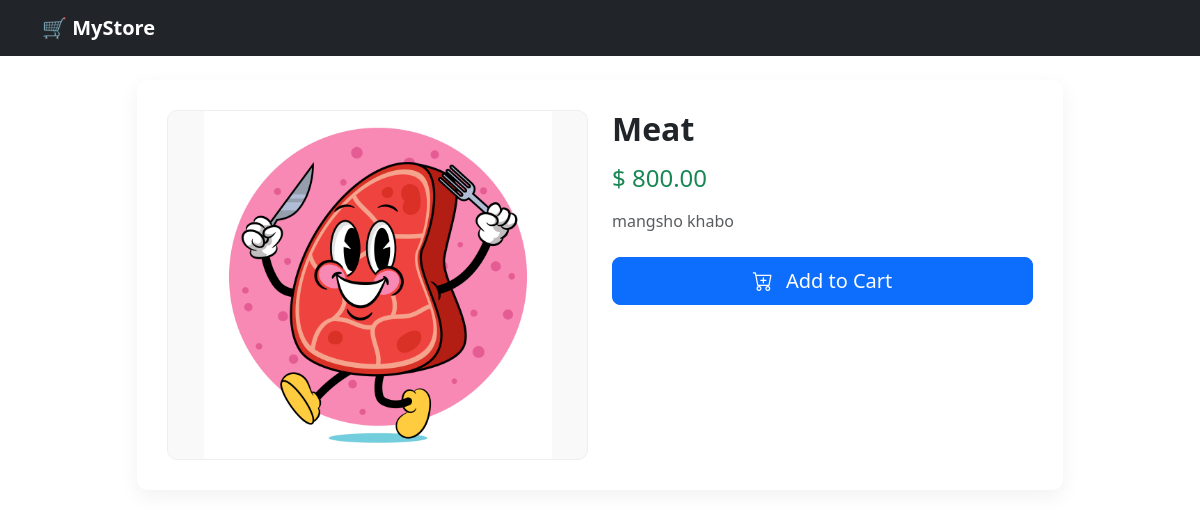
Screenshot of /product/2/ with the database file from the repository.
### store/models.py (models this page shows, shortened)
class Product(models.Model):
    name = models.CharField(max_length=255)
    description = models.TextField()
    price = models.DecimalField(max_digits=10, decimal_places=2)
    image = models.ImageField(upload_to='product_images/')
    created_at = models.DateTimeField(auto_now_add=True)

### store/views.py (the view)
# urls.py: path('product/<int:pk>/', views.product_detail, name='product_detail'),
def product_detail(request, pk):
    product = get_object_or_404(Product, pk=pk)
    return render(request, 'store/product_detail.html', {'product': product})

### store/templates/store/product_detail.html (shortened to what this page needs)
{% extends 'store/base.html' %}
{% block content %}
<div class="row justify-content-center">
    <div class="col-md-10">
        <div class="product-detail">
            <div class="row">
                <div class="col-md-6 text-center mb-4 mb-md-0">
                    <img src="{{ product.image.url }}" alt="{{ product.name }}" class="product-image">
                </div>
                <div class="col-md-6">
                    <h2 class="fw-bold">{{ product.name }}</h2>
                    <h4 class="text-success my-3">$ {{ product.price }}</h4>
                    <p class="text-muted">{{ product.description }}</p>
                    <div class="d-grid mt-4">
                        <a href="{% url 'add_to_cart' product.id %}" class="btn btn-lg btn-primary">
                            <i class="bi bi-cart-plus me-2"></i> Add to Cart
                        </a>
                    </div>
                </div>
            </div>
        </div>
    </div>
</div>
{% endblock %}

### store/templates/store/product_detail.html (style rules this page uses)
.product-detail { background: #fff; border-radius: 10px; box-shadow: 0 6px 20px rgba(0, 0, 0, 0.06); overflow: hidden; padding: 30px; }
.product-image { width: 100%; height: 350px; object-fit: contain; border: 1px solid #eee; background-color: #f9f9f9; border-radius: 10px; }

### rows the page displays
Product: image (picture), name "Meat", price "800.00", description "mangsho khabo"
